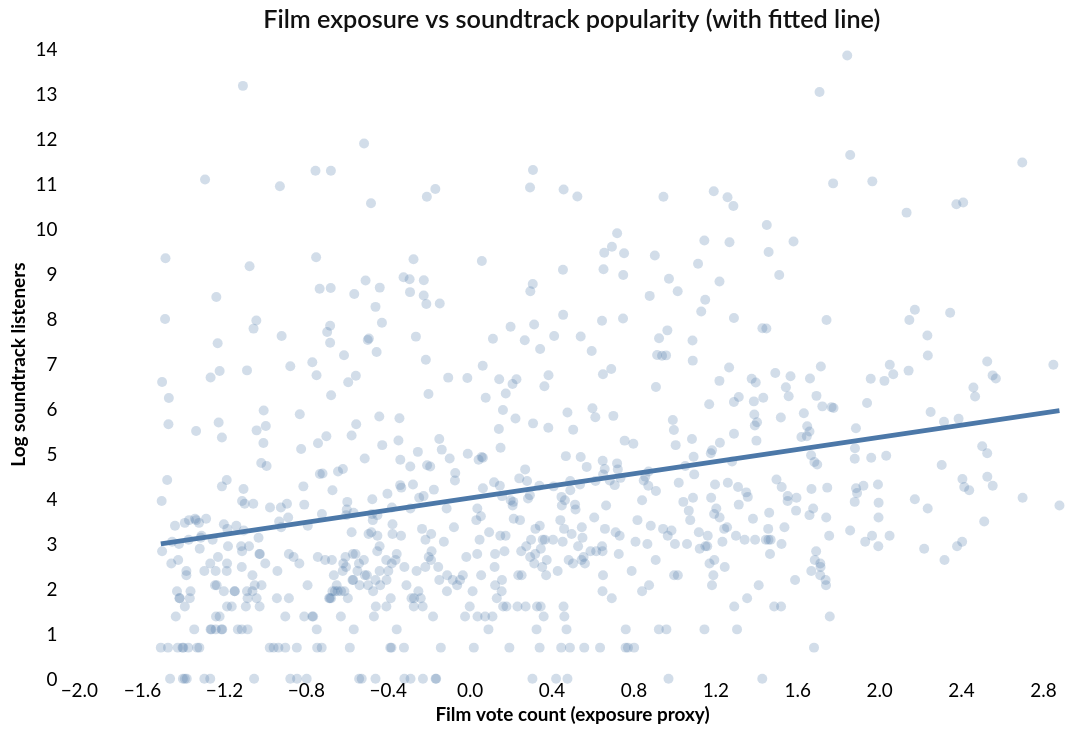

Here is the notebook cell this chart was saved with:
### Markdown cell above
Our strongest variable is film\_vote\_count \-\- so let's generate a scatterplot of it against log album listeners

### Code cell
# Use the exact regression sample
plot_df = model_df_reg[["film_vote_count", "log_lfm_album_listeners"]].copy()

# Fit simple line in Python: y = a*x + b
x = plot_df["film_vote_count"].to_numpy()
y = plot_df["log_lfm_album_listeners"].to_numpy()
a, b = np.polyfit(x, y, 1)   # Fit the best-fitting line across the datapoints

# Make a 2-point line spanning the x-range
x_min, x_max = float(x.min()), float(x.max())
line_df = pd.DataFrame({
    "film_vote_count": [x_min, x_max],
    "log_lfm_album_listeners": [a * x_min + b, a * x_max + b]
})

scatter = alt.Chart(plot_df).mark_circle(opacity=0.25, size=40).encode(
    x=alt.X("film_vote_count:Q", title="Film vote count (exposure proxy)"),
    y=alt.Y("log_lfm_album_listeners:Q", title="Log soundtrack listeners")
)

line = alt.Chart(line_df).mark_line(strokeWidth=3).encode(
    x="film_vote_count:Q",
    y="log_lfm_album_listeners:Q"
)

(scatter + line).properties(
    width=650,
    height=400,
    title="Film exposure vs soundtrack popularity (with fitted line)"
)

### Figure 1 — Vega-Lite specification as saved in the notebook (floating-point values rounded to 4 significant figures; data arrays with more than 128 entries replaced by an {"elided": "..."} marker saying what was removed)
{"config": {"background": "white", "view": {"fill": "white", "stroke": "transparent"}, "font": "Lato", "title": {"font": "Lato", "fontSize": 16, "fontWeight": 600, "color": "#111111", "subtitleColor": "#5E17A6", "anchor": "middle"}, "axis": {"labelFont": "Lato", "titleFont": "Lato", "labelFontSize": 12, "titleFontSize": 12, "grid": false, "ticks": false, "domain": false, "gridColor": "#e9e9e9", "tickColor": "#cccccc", "domainColor": "#cccccc"}, "legend": {"labelFont": "Lato", "titleFont": "Lato", "labelFontSize": 12, "titleFontSize": 12}, "point": {"filled": true, "size": 60}, "line": {"strokeWidth": 2}, "range": {"category": ["#7922CC", "#1195B2", "#CC0000", "#CE7E00", "#5E17A6", "#0E7C93", "#9E0000", "#A86600", "#3F1D5C", "#1F6F5B", "#8C4A00"]}}, "layer": [{"data": {"name": "data-d7cfce720762f57b2917c883f772d19e"}, "mark": {"type": "circle", "opacity": 0.25, "size": 40}, "encoding": {"x": {"field": "film_vote_count", "title": "Film vote count (exposure proxy)", "type": "quantitative"}, "y": {"field": "log_lfm_album_listeners", "title": "Log soundtrack listeners", "type": "quantitative"}}}, {"data": {"name": "data-a25b5bd88d6693484939980811acd7ed"}, "mark": {"type": "line", "strokeWidth": 3}, "encoding": {"x": {"field": "film_vote_count", "type": "quantitative"}, "y": {"field": "log_lfm_album_listeners", "type": "quantitative"}}}], "height": 400, "title": "Film exposure vs soundtrack popularity (with fitted line)", "width": 650, "$schema": "https://vega.github.io/schema/vega-lite/v5.20.1.json", "datasets": {"data-d7cfce720762f57b2917c883f772d19e": {"elided": "744 records"}, "data-a25b5bd88d6693484939980811acd7ed": [{"film_vote_count": -1.507, "log_lfm_album_listeners": 2.999}, {"film_vote_count": 2.882, "log_lfm_album_listeners": 5.962}]}}
